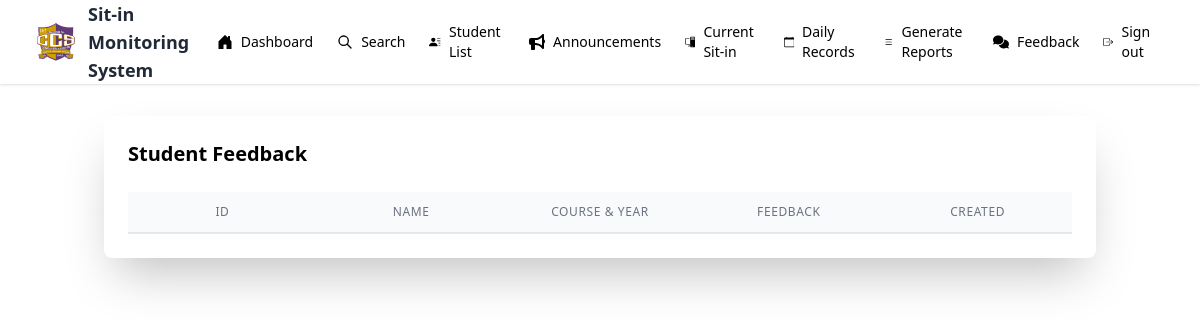
/admin/admin_feedback.php, run on an earlier commit of the app's database.
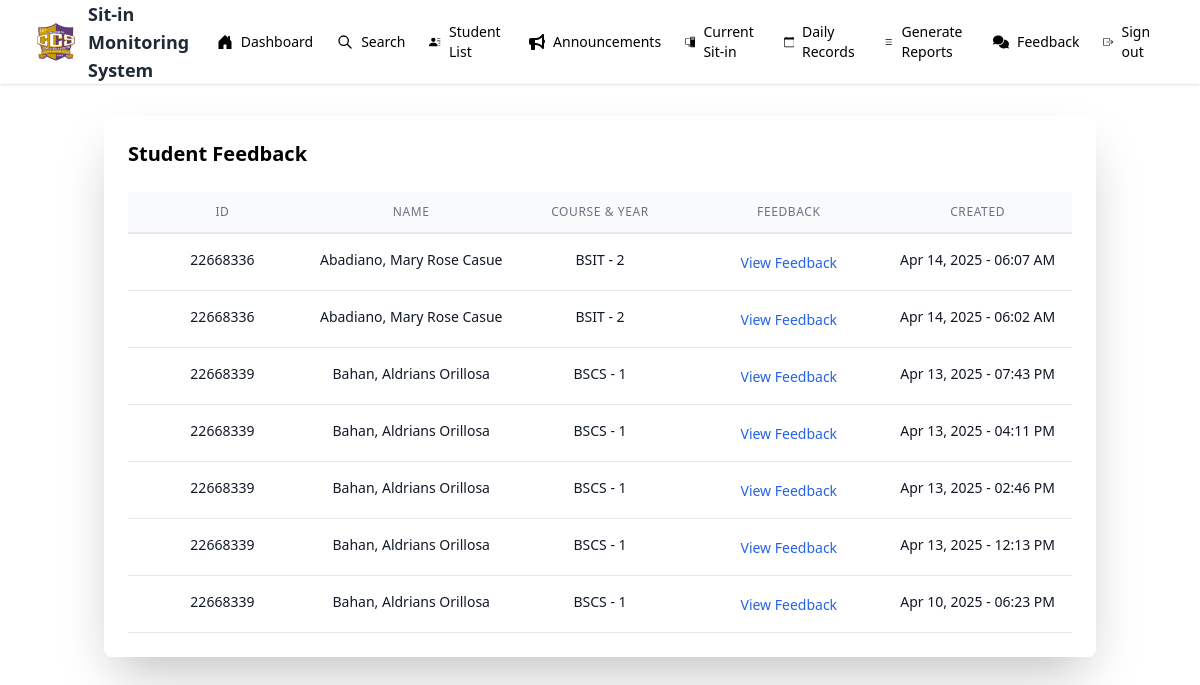
And on a later commit of the database.
### tables this page shows
CREATE TABLE `feedback` (
  `id` int(11) NOT NULL,
  `idno` int(11) DEFAULT NULL,
  `feedback_text` text DEFAULT NULL,
  `created_at` timestamp NOT NULL DEFAULT current_timestamp()
);

CREATE TABLE `students` (
  `id` int(20) NOT NULL,
  `idno` int(20) NOT NULL,
  `lastname` varchar(50) NOT NULL,
  `firstname` varchar(50) NOT NULL,
  `midname` varchar(50) NOT NULL,
  `course` enum('BSIT','BSCS') NOT NULL,
  `year` int(9) NOT NULL,
  `username` varchar(50) NOT NULL,
  `password` varchar(50) NOT NULL,
  `profile` varchar(225) NOT NULL,
  `session` int(30) NOT NULL DEFAULT 30
);

### admin/admin_feedback.php (the view, shortened to what this page needs)
<?php
include "../admin/admin_nav.php";
$query = "SELECT feedback.*, students.lastname, students.firstname, students.midname, students.course, students.year
          FROM feedback
          JOIN students ON feedback.idno = students.idno
          ORDER BY feedback.created_at DESC";
$result = mysqli_query($mysql, $query);
?>
<!DOCTYPE html>
<html lang="en">
<head>
    <script src="https://cdn.tailwindcss.com"></script>
</head>
<body class="bg-gray-100">
    <div class="container mx-auto px-4 py-8">
        <div class="max-w-7xl mx-auto">
            <div class="bg-white shadow-2xl rounded-lg p-6">
                <div class="flex justify-between items-center mb-6">
                    <h2 class="text-xl font-semibold">Student Feedback</h2>
                </div>
                <div class="overflow-x-auto">
                    <div class="grid grid-cols-5 text-center border-b-2 py-3 bg-gray-50">
                        <p class="text-xs font-medium text-gray-500 uppercase tracking-wider">ID</p>
                        <p class="text-xs font-medium text-gray-500 uppercase tracking-wider">Name</p>
                        <p class="text-xs font-medium text-gray-500 uppercase tracking-wider">Course & Year</p>
                        <p class="text-xs font-medium text-gray-500 uppercase tracking-wider">Feedback</p>
                        <p class="text-xs font-medium text-gray-500 uppercase tracking-wider">Created</p>
                    </div>
                    <div class="overflow-y-auto max-h-[600px]">
                        <?php while ($row = mysqli_fetch_assoc($result)): ?>
                            <div class="grid grid-cols-5 text-center border-b py-4 hover:bg-gray-50 transition">
                                <p class="text-sm text-gray-900"><?php echo htmlspecialchars($row['idno']); ?></p>
                                <p class="text-sm text-gray-900"><?php echo htmlspecialchars($row['lastname'] . ', ' . $row['firstname'] . ' ' . $row['midname']); ?></p>
                                <p class="text-sm text-gray-900"><?php echo htmlspecialchars($row['course'] . ' - ' . $row['year']); ?></p>
                                <div class="relative group">
                                    <button onclick='openFeedbackModal(<?php
                                        echo json_encode($row['feedback_text']) . ', ' .
                                             json_encode($row['idno']) . ', ' .
                                             json_encode($row['lastname'] . ', ' . $row['firstname'] . ' ' . $row['midname']) . ', ' .
                                             json_encode(date('M d, Y - h:i A', strtotime($row['created_at'])));
                                    ?>)'
                                        class="text-blue-600 hover:text-blue-800 text-sm">
                                        View Feedback
                                    </button>
                                </div>
                                <p class="text-sm text-gray-900"><?php echo date('M d, Y - h:i A', strtotime($row['created_at'])); ?></p>
                            </div>
                        <?php endwhile; ?>
                    </div>
                </div>
            </div>
        </div>
    </div>
</body>
</html>

What changed in the data, as far as the page shows it:
added feedback: idno "22668336", students.lastname+firstname+midname "Abadiano, Mary Rose Casue", students.course+year "BSIT - 2", created_at "Apr 14, 2025 - 06:07 AM"
added feedback: idno "22668336", students.lastname+firstname+midname "Abadiano, Mary Rose Casue", students.course+year "BSIT - 2", created_at "Apr 14, 2025 - 06:02 AM"
added feedback: idno "22668339", students.lastname+firstname+midname "Bahan, Aldrians Orillosa", students.course+year "BSCS - 1", created_at "Apr 13, 2025 - 07:43 PM"
added feedback: idno "22668339", students.lastname+firstname+midname "Bahan, Aldrians Orillosa", students.course+year "BSCS - 1", created_at "Apr 13, 2025 - 04:11 PM"
added feedback: idno "22668339", students.lastname+firstname+midname "Bahan, Aldrians Orillosa", students.course+year "BSCS - 1", created_at "Apr 13, 2025 - 02:46 PM"
added feedback: idno "22668339", students.lastname+firstname+midname "Bahan, Aldrians Orillosa", students.course+year "BSCS - 1", created_at "Apr 13, 2025 - 12:13 PM"
added feedback: idno "22668339", students.lastname+firstname+midname "Bahan, Aldrians Orillosa", students.course+year "BSCS - 1", created_at "Apr 10, 2025 - 06:23 PM"
